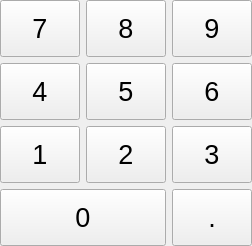
<?xml version="1.0" encoding="UTF-8"?>
<ui version="4.0">
 <class>Controls::NumberPad</class>
 <widget class="QWidget" name="Controls::NumberPad">
  <property name="geometry">
   <rect>
    <x>0</x>
    <y>0</y>
    <width>252</width>
    <height>246</height>
   </rect>
  </property>
  <property name="sizePolicy">
   <sizepolicy hsizetype="Expanding" vsizetype="Expanding">
    <horstretch>0</horstretch>
    <verstretch>0</verstretch>
   </sizepolicy>
  </property>
  <property name="windowTitle">
   <string>Form</string>
  </property>
  <layout class="QGridLayout" name="gridLayout" rowstretch="0,0,0,0" columnstretch="0,0,0">
   <property name="sizeConstraint">
    <enum>QLayout::SetNoConstraint</enum>
   </property>
   <property name="leftMargin">
    <number>0</number>
   </property>
   <property name="topMargin">
    <number>0</number>
   </property>
   <property name="rightMargin">
    <number>0</number>
   </property>
   <property name="bottomMargin">
    <number>0</number>
   </property>
   <item row="0" column="2">
    <widget class="QToolButton" name="button9">
     <property name="sizePolicy">
      <sizepolicy hsizetype="Expanding" vsizetype="Expanding">
       <horstretch>0</horstretch>
       <verstretch>0</verstretch>
      </sizepolicy>
     </property>
     <property name="font">
      <font>
       <pointsize>20</pointsize>
      </font>
     </property>
     <property name="text">
      <string>9</string>
     </property>
     <property name="shortcut">
      <string>9</string>
     </property>
    </widget>
   </item>
   <item row="0" column="1">
    <widget class="QToolButton" name="button8">
     <property name="sizePolicy">
      <sizepolicy hsizetype="Expanding" vsizetype="Expanding">
       <horstretch>0</horstretch>
       <verstretch>0</verstretch>
      </sizepolicy>
     </property>
     <property name="font">
      <font>
       <pointsize>20</pointsize>
      </font>
     </property>
     <property name="text">
      <string>8</string>
     </property>
     <property name="shortcut">
      <string>8</string>
     </property>
    </widget>
   </item>
   <item row="0" column="0">
    <widget class="QToolButton" name="button7">
     <property name="sizePolicy">
      <sizepolicy hsizetype="Expanding" vsizetype="Expanding">
       <horstretch>0</horstretch>
       <verstretch>0</verstretch>
      </sizepolicy>
     </property>
     <property name="font">
      <font>
       <pointsize>20</pointsize>
      </font>
     </property>
     <property name="text">
      <string>7</string>
     </property>
     <property name="shortcut">
      <string>7</string>
     </property>
    </widget>
   </item>
   <item row="1" column="1">
    <widget class="QToolButton" name="button5">
     <property name="sizePolicy">
      <sizepolicy hsizetype="Expanding" vsizetype="Expanding">
       <horstretch>0</horstretch>
       <verstretch>0</verstretch>
      </sizepolicy>
     </property>
     <property name="font">
      <font>
       <pointsize>20</pointsize>
      </font>
     </property>
     <property name="text">
      <string>5</string>
     </property>
     <property name="shortcut">
      <string>5</string>
     </property>
    </widget>
   </item>
   <item row="1" column="2">
    <widget class="QToolButton" name="button6">
     <property name="sizePolicy">
      <sizepolicy hsizetype="Expanding" vsizetype="Expanding">
       <horstretch>0</horstretch>
       <verstretch>0</verstretch>
      </sizepolicy>
     </property>
     <property name="font">
      <font>
       <pointsize>20</pointsize>
      </font>
     </property>
     <property name="text">
      <string>6</string>
     </property>
     <property name="shortcut">
      <string>6</string>
     </property>
    </widget>
   </item>
   <item row="1" column="0">
    <widget class="QToolButton" name="button4">
     <property name="sizePolicy">
      <sizepolicy hsizetype="Expanding" vsizetype="Expanding">
       <horstretch>0</horstretch>
       <verstretch>0</verstretch>
      </sizepolicy>
     </property>
     <property name="font">
      <font>
       <pointsize>20</pointsize>
      </font>
     </property>
     <property name="text">
      <string>4</string>
     </property>
     <property name="shortcut">
      <string>4</string>
     </property>
    </widget>
   </item>
   <item row="2" column="0">
    <widget class="QToolButton" name="button1">
     <property name="sizePolicy">
      <sizepolicy hsizetype="Expanding" vsizetype="Expanding">
       <horstretch>0</horstretch>
       <verstretch>0</verstretch>
      </sizepolicy>
     </property>
     <property name="font">
      <font>
       <pointsize>20</pointsize>
      </font>
     </property>
     <property name="text">
      <string>1</string>
     </property>
     <property name="shortcut">
      <string>1</string>
     </property>
    </widget>
   </item>
   <item row="2" column="1">
    <widget class="QToolButton" name="button2">
     <property name="sizePolicy">
      <sizepolicy hsizetype="Expanding" vsizetype="Expanding">
       <horstretch>0</horstretch>
       <verstretch>0</verstretch>
      </sizepolicy>
     </property>
     <property name="font">
      <font>
       <pointsize>20</pointsize>
      </font>
     </property>
     <property name="text">
      <string>2</string>
     </property>
     <property name="shortcut">
      <string>2</string>
     </property>
    </widget>
   </item>
   <item row="2" column="2">
    <widget class="QToolButton" name="button3">
     <property name="sizePolicy">
      <sizepolicy hsizetype="Expanding" vsizetype="Expanding">
       <horstretch>0</horstretch>
       <verstretch>0</verstretch>
      </sizepolicy>
     </property>
     <property name="font">
      <font>
       <pointsize>20</pointsize>
      </font>
     </property>
     <property name="text">
      <string>3</string>
     </property>
     <property name="shortcut">
      <string>3</string>
     </property>
    </widget>
   </item>
   <item row="3" column="0" colspan="2">
    <widget class="QToolButton" name="button0">
     <property name="sizePolicy">
      <sizepolicy hsizetype="Expanding" vsizetype="Expanding">
       <horstretch>0</horstretch>
       <verstretch>0</verstretch>
      </sizepolicy>
     </property>
     <property name="font">
      <font>
       <pointsize>20</pointsize>
      </font>
     </property>
     <property name="text">
      <string>0</string>
     </property>
     <property name="shortcut">
      <string>0</string>
     </property>
    </widget>
   </item>
   <item row="3" column="2">
    <widget class="QToolButton" name="buttonDecimal">
     <property name="sizePolicy">
      <sizepolicy hsizetype="Expanding" vsizetype="Expanding">
       <horstretch>0</horstretch>
       <verstretch>0</verstretch>
      </sizepolicy>
     </property>
     <property name="font">
      <font>
       <pointsize>20</pointsize>
      </font>
     </property>
     <property name="text">
      <string>.</string>
     </property>
     <property name="shortcut">
      <string>.</string>
     </property>
    </widget>
   </item>
  </layout>
 </widget>
 <resources/>
 <connections/>
</ui>
